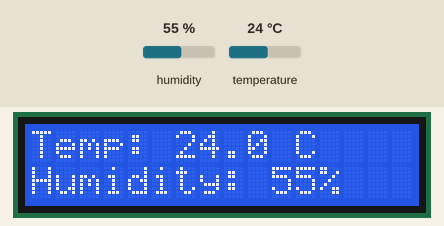
This sketch was run on a simulated Arduino Uno, built for the host (arithmetic inside an expression is 32-bit, double 64-bit). Parts: 16×2 character LCD. The inputs (shaded band) are chosen by the test bench; at power-on: humidity 55 %, temperature 24 °C.

Above: at 3.2 s.
3.3 s: humidity set to 22 %
At 5.4 s:
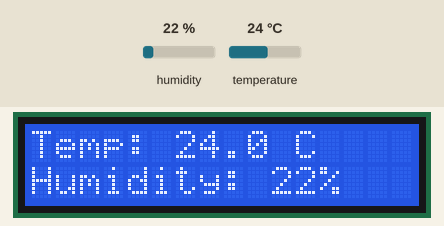
6.1 s: temperature set to 12 °C
At 7.2 s:
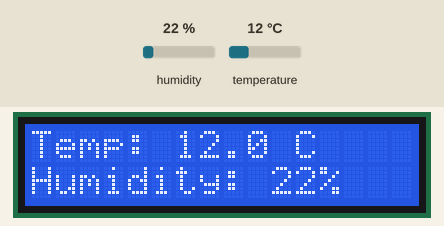
8.9 s: humidity set to 40 %
At 10.7 s:
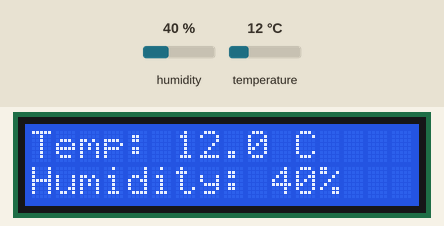
11.9 s: temperature set to 19 °C
At 13.7 s:
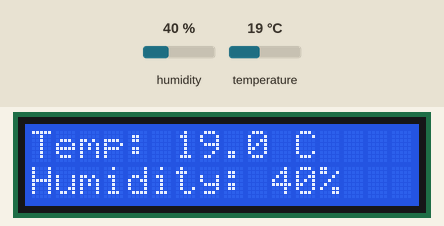
Timing chart, 0 to 15.2 s (numbered marks = the images above; inputs shaded):
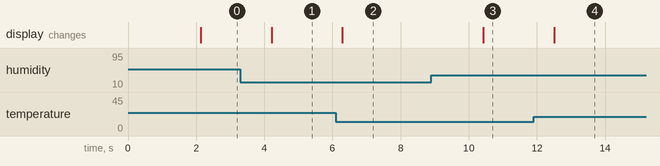

The sketch:

stm32-dht11-lcd-Sensor-Code.ino
```cpp
#include <Wire.h>                   // I2C communication
#include <LiquidCrystal_I2C.h>       // I2C LCD library
#include <DHT.h>                     // DHT sensor library

#define SENSOR_PIN PA1
#define SENSOR_TYPE DHT11

LiquidCrystal_I2C display(0x27, 16, 2);  // Create an LCD object with I2C address 0x27 for
DHT dhtSensor(SENSOR_PIN, SENSOR_TYPE);  // Create a DHT sensor object

void initializeLCD() {
  display.begin();
  display.backlight();
  display.setCursor(0, 0);
  display.print("STM32 WEATHER");
  display.setCursor(0, 1);
  display.print("Initializing...");
  delay(2000);
  display.clear();
}

void setup() {
  dhtSensor.begin();
  initializeLCD();
}

void loop() {
  float humidity = dhtSensor.readHumidity();
  float temperature = dhtSensor.readTemperature();

  display.setCursor(0, 0);
  display.print("Temp: ");
  display.print(temperature, 1);   // 1 decimal place
  display.print(" C");

  display.setCursor(0, 1);
  display.print("Humidity: ");
  display.print(humidity, 0);      // No decimal place
  display.print("%");

  delay(1000);  // Small delay for readability
}
```

Measured:
- after the input at 3.3 s, the display: changes after 0.91 s (image 1)
- after the input at 6.1 s, the display: changes after 0.18 s (image 2)
- after the input at 8.9 s, the display: changes after 1.5 s (image 3)
- after the input at 11.9 s, the display: changes after 0.60 s (image 4)
